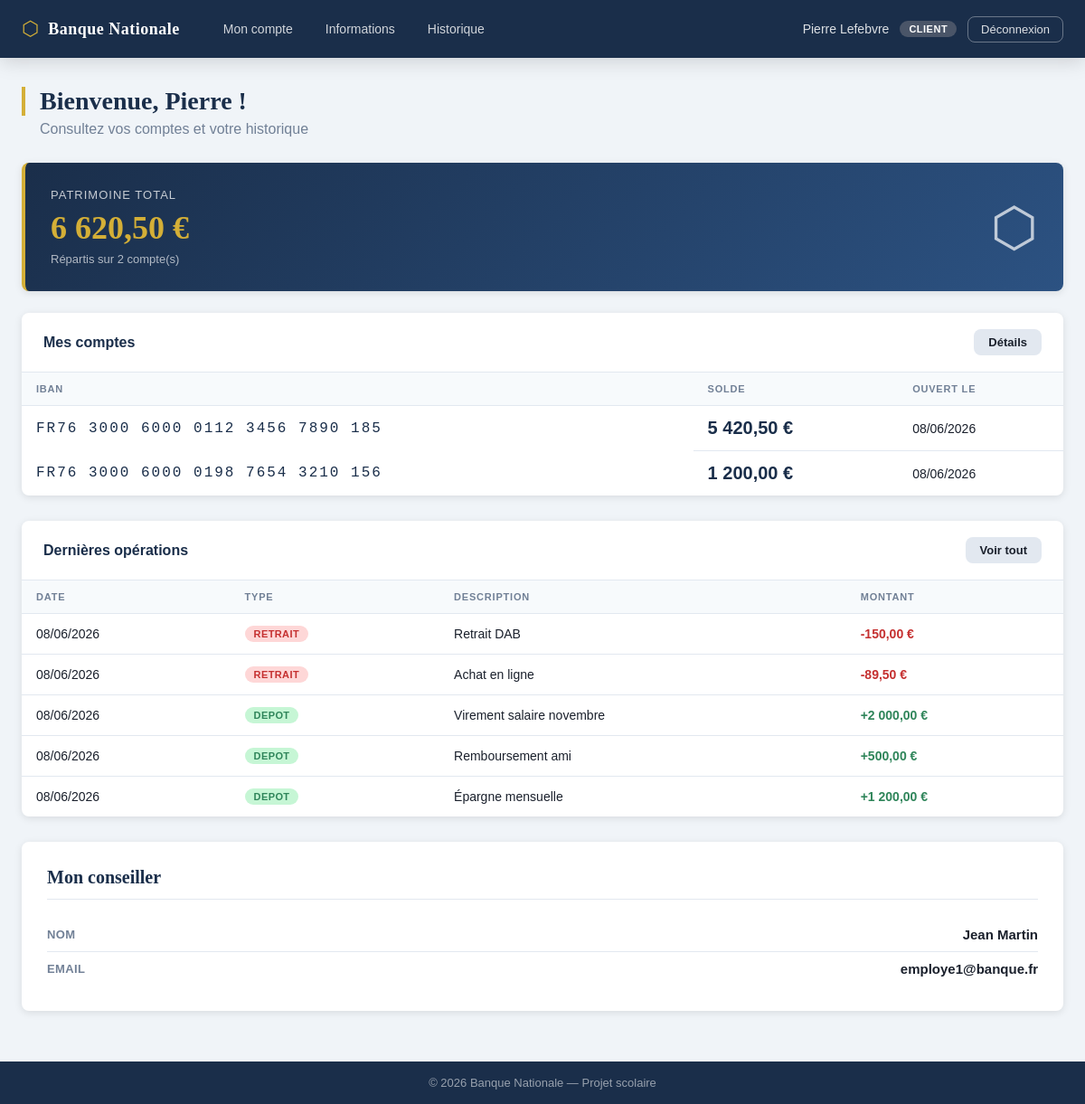
/client/dashboard.php (signed in), run on the app's committed database.
### tables this page shows
CREATE TABLE comptes (
    id          INT AUTO_INCREMENT PRIMARY KEY,
    client_id   INT NOT NULL,
    iban        VARCHAR(34) NOT NULL UNIQUE,
    solde       DECIMAL(15,2) NOT NULL DEFAULT 0.00,
    created_at  DATETIME DEFAULT CURRENT_TIMESTAMP,
    FOREIGN KEY (client_id) REFERENCES clients(id) ON DELETE CASCADE
);

CREATE TABLE transactions (
    id              INT AUTO_INCREMENT PRIMARY KEY,
    compte_id       INT NOT NULL,
    type_operation  ENUM('depot', 'retrait', 'virement') NOT NULL,
    montant         DECIMAL(15,2) NOT NULL,
    description     VARCHAR(255) DEFAULT '',
    date_operation  DATETIME DEFAULT CURRENT_TIMESTAMP,
    FOREIGN KEY (compte_id) REFERENCES comptes(id) ON DELETE CASCADE
);

CREATE TABLE utilisateurs (
    id          INT AUTO_INCREMENT PRIMARY KEY,
    nom         VARCHAR(100) NOT NULL,
    prenom      VARCHAR(100) NOT NULL,
    email       VARCHAR(150) NOT NULL UNIQUE,
    mot_de_passe VARCHAR(255) NOT NULL,    
    role        ENUM('admin', 'employe', 'client') NOT NULL DEFAULT 'client',
    created_at  DATETIME DEFAULT CURRENT_TIMESTAMP
);

### client/dashboard.php (the view, shortened to what this page needs)
<?php
require_once '../config/database.php';
$req_client = $pdo->prepare("SELECT id FROM clients WHERE utilisateur_id = ?");
$req_client->execute([$_SESSION['utilisateur_id']]);
$client = $req_client->fetch();
$client_id = $client['id'];
$req_comptes = $pdo->prepare("
    SELECT id, iban, solde, created_at
    FROM comptes
    WHERE client_id = ?
    ORDER BY created_at ASC
");
$req_comptes->execute([$client_id]);
$mes_comptes = $req_comptes->fetchAll();
$solde_total = 0;
foreach ($mes_comptes as $compte) {
    $solde_total += $compte['solde'];
}
$req_transactions = $pdo->prepare("
    SELECT
        t.type_operation,
        t.montant,
        t.description,
        t.date_operation,
        c.iban
    FROM transactions t
    JOIN comptes c ON t.compte_id = c.id
    WHERE c.client_id = ?
    ORDER BY t.date_operation DESC
    LIMIT 5
");
$req_transactions->execute([$client_id]);
$dernieres_transactions = $req_transactions->fetchAll();
$req_conseiller = $pdo->prepare("
    SELECT u.nom, u.prenom, u.email
    FROM clients cl
    JOIN employes e ON cl.employe_id = e.id
    JOIN utilisateurs u ON e.utilisateur_id = u.id
    WHERE cl.id = ?
");
$req_conseiller->execute([$client_id]);
$conseiller = $req_conseiller->fetch();
include '../includes/header.php';
?>
<div class="page-titre">
    <h1>Bienvenue, <?php echo htmlspecialchars($_SESSION['prenom']); ?> !</h1>
    <p>Consultez vos comptes et votre historique</p>
</div>
<div class="carte" style="border-left: 4px solid var(--couleur-accent); background: linear-gradient(135deg, #1a2e4a 0%, #2c5282 100%); color: white;">
    <div style="display: flex; justify-content: space-between; align-items: center;">
        <div>
            <p style="font-size: 13px; text-transform: uppercase; letter-spacing: 1px; opacity: 0.75; margin-bottom: 8px;">
                Patrimoine total
            </p>
            <div class="solde-grand" style="color: var(--couleur-accent);">
                <?php echo number_format($solde_total, 2, ',', ' '); ?> €
            </div>
            <p style="font-size: 13px; opacity: 0.65; margin-top: 6px;">
                Répartis sur <?php echo count($mes_comptes); ?> compte(s)
            </p>
        </div>
        <div style="text-align: right; opacity: 0.7; font-size: 60px;">
            ⬡
        </div>
    </div>
</div>
<div class="tableau-conteneur">
    <div class="tableau-entete">
        <h2>Mes comptes</h2>
        <a href="/banque/client/compte.php" class="btn btn-neutre" style="font-size: 13px; padding: 7px 16px;">
            Détails
        </a>
    </div>
    <table>
        <thead>
            <tr>
                <th>IBAN</th>
                <th>Solde</th>
                <th>Ouvert le</th>
            </tr>
        </thead>
        <tbody>
            <?php foreach ($mes_comptes as $compte): ?>
            <tr>
                <td class="iban-affichage" style="background: none; border: none; padding: 13px 16px;">
                    <?php echo htmlspecialchars($compte['iban']); ?>
                </td>
                <td>
                    <span style="font-size: 20px; font-weight: bold; color: var(--couleur-principale);">
                        <?php echo number_format($compte['solde'], 2, ',', ' '); ?> €
                    </span>
                </td>
                <td><?php echo date('d/m/Y', strtotime($compte['created_at'])); ?></td>
            </tr>
            <?php endforeach; ?>
        </tbody>
    </table>
</div>
<div class="tableau-conteneur">
    <div class="tableau-entete">
        <h2>Dernières opérations</h2>
        <a href="/banque/client/historique.php" class="btn btn-neutre" style="font-size: 13px; padding: 7px 16px;">
            Voir tout
        </a>
    </div>
    <?php if (count($dernieres_transactions) === 0): ?>
        <div style="padding: 32px; text-align: center; color: #718096;">
            Aucune transaction pour le moment.
        </div>
    <?php else: ?>
    <table>
        <thead>
            <tr>
                <th>Date</th>
                <th>Type</th>
                <th>Description</th>
                <th>Montant</th>
            </tr>
        </thead>
        <tbody>
            <?php foreach ($dernieres_transactions as $trans): ?>
            <tr>
                <td><?php echo date('d/m/Y', strtotime($trans['date_operation'])); ?></td>
                <td>
                    <span class="badge badge-<?php echo $trans['type_operation']; ?>">
                        <?php echo ucfirst($trans['type_operation']); ?>
                    </span>
                </td>
                <td><?php echo htmlspecialchars($trans['description'] ?: '—'); ?></td>
                <td style="font-weight: bold;">
                    <?php
                    $couleur = $trans['type_operation'] === 'depot' ? 'var(--couleur-succes)' : 'var(--couleur-danger)';
                    $signe   = $trans['type_operation'] === 'depot' ? '+' : '-';
                    ?>
                    <span style="color: <?php echo $couleur; ?>">
                        <?php echo $signe . number_format($trans['montant'], 2, ',', ' '); ?> €
                    </span>
                </td>
            </tr>
            <?php endforeach; ?>
        </tbody>
    </table>
    <?php endif; ?>
</div>
<?php if ($conseiller): ?>
<div class="carte">
    <h2>Mon conseiller</h2>
    <div class="info-ligne">
        <span class="info-label">Nom</span>
        <span class="info-valeur"><?php echo htmlspecialchars($conseiller['prenom'] . ' ' . $conseiller['nom']); ?></span>
    </div>
    <div class="info-ligne">
        <span class="info-label">Email</span>
        <span class="info-valeur"><?php echo htmlspecialchars($conseiller['email']); ?></span>
    </div>
</div>
<?php endif; ?>
<?php include '../includes/footer.php'; ?>

### css/style.css (style rules this page uses)
:root { --couleur-principale: #1a2e4a; --couleur-secondaire: #2c5282; --couleur-accent: #d4af37; --couleur-fond: #f0f4f8; --couleur-blanc: #ffffff; --couleur-texte: #1a202c; --couleur-texte-clair: #718096; --couleur-succes: #2f855a; --couleur-danger: #c53030; --couleur-avertissement:#b7791f; --couleur-info: #2b6cb0; --couleur-bordure: #e2e8f0; --ombre: 0 2px 8px rgba(0,0,0,0.10); --ombre-forte: 0 4px 20px rgba(0,0,0,0.15); --rayon: 8px; --font-principale: 'Georgia', 'Times New Roman', serif; --font-interface: 'Trebuchet MS', 'Gill Sans', sans-serif; }
*, *::before, *::after { box-sizing: border-box; margin: 0; padding: 0; }
html { font-size: 16px; }
body { font-family: var(--font-interface); background-color: var(--couleur-fond); color: var(--couleur-texte); min-height: 100vh; display: flex; flex-direction: column; }
.btn { display: inline-block; padding: 10px 22px; border-radius: var(--rayon); font-size: 14px; font-family: var(--font-interface); font-weight: bold; text-decoration: none; cursor: pointer; border: none; transition: opacity 0.2s, transform 0.1s; }
.btn-neutre { background-color: var(--couleur-bordure); color: var(--couleur-texte); }
.page-titre { margin-bottom: 28px; }
.page-titre h1 { font-family: var(--font-principale); font-size: 28px; color: var(--couleur-principale); border-left: 4px solid var(--couleur-accent); padding-left: 16px; }
.page-titre p { color: var(--couleur-texte-clair); margin-top: 6px; padding-left: 20px; }
.tableau-conteneur { background: var(--couleur-blanc); border-radius: var(--rayon); box-shadow: var(--ombre); overflow: hidden; margin-bottom: 28px; }
.tableau-entete { display: flex; align-items: center; justify-content: space-between; padding: 18px 24px; border-bottom: 1px solid var(--couleur-bordure); }
.tableau-entete h2 { font-size: 16px; font-weight: bold; color: var(--couleur-principale); }
table { width: 100%; border-collapse: collapse; font-size: 14px; }
thead th { background-color: #f7fafc; padding: 12px 16px; text-align: left; font-size: 11px; font-weight: bold; text-transform: uppercase; letter-spacing: 0.8px; color: var(--couleur-texte-clair); border-bottom: 1px solid var(--couleur-bordure); }
tbody td { padding: 13px 16px; border-bottom: 1px solid var(--couleur-bordure); color: var(--couleur-texte); }
tbody tr:last-child td { border-bottom: none; }
.badge { display: inline-block; padding: 3px 10px; border-radius: 20px; font-size: 11px; font-weight: bold; text-transform: uppercase; letter-spacing: 0.4px; }
.badge-depot { background: #c6f6d5; color: var(--couleur-succes); }
.badge-retrait { background: #fed7d7; color: var(--couleur-danger); }
.carte { background: var(--couleur-blanc); border-radius: var(--rayon); box-shadow: var(--ombre); padding: 28px; margin-bottom: 24px; }
.carte h2 { font-family: var(--font-principale); font-size: 20px; color: var(--couleur-principale); margin-bottom: 20px; padding-bottom: 12px; border-bottom: 1px solid var(--couleur-bordure); }
.info-ligne { display: flex; justify-content: space-between; align-items: center; padding: 10px 0; border-bottom: 1px solid var(--couleur-bordure); font-size: 15px; }
.info-ligne:last-child { border-bottom: none; }
.info-ligne .info-label { color: var(--couleur-texte-clair); font-size: 13px; font-weight: bold; text-transform: uppercase; letter-spacing: 0.4px; }
.info-ligne .info-valeur { font-weight: bold; color: var(--couleur-texte); }
.solde-grand { font-size: 36px; font-family: var(--font-principale); color: var(--couleur-principale); font-weight: bold; }
.iban-affichage { font-family: 'Courier New', monospace; font-size: 16px; background: #f7fafc; padding: 10px 14px; border-radius: var(--rayon); border: 1px solid var(--couleur-bordure); letter-spacing: 2px; color: var(--couleur-principale); }

### data on the page
comptes: iban "FR76 3000 6000 0112 3456 7890 185", solde "5 420,50", created_at "08/06/2026"
comptes: iban "FR76 3000 6000 0198 7654 3210 156", solde "1 200,00", created_at "08/06/2026"
transactions: date_operation "08/06/2026", type_operation "RETRAIT", description "Retrait DAB", type_operation "-", montant "150,00"
transactions: date_operation "08/06/2026", type_operation "RETRAIT", description "Achat en ligne", type_operation "-", montant "89,50"
transactions: date_operation "08/06/2026", type_operation "DEPOT", description "Virement salaire novembre", type_operation "+", montant "2 000,00"
transactions: date_operation "08/06/2026", type_operation "DEPOT", description "Remboursement ami", type_operation "+", montant "500,00"
transactions: date_operation "08/06/2026", type_operation "DEPOT", description "Épargne mensuelle", type_operation "+", montant "1 200,00"
utilisateurs: prenom+nom "Jean Martin", email "employe1@banque.fr"

### other printed values
$_SESSION['prenom'] . ' ' . $_SESSION['nom'] "Pierre Lefebvre"
$_SESSION['role'] "CLIENT"
$_SESSION['prenom'] "Pierre"
$solde_total "6 620,50"
count($mes_comptes) "2"
